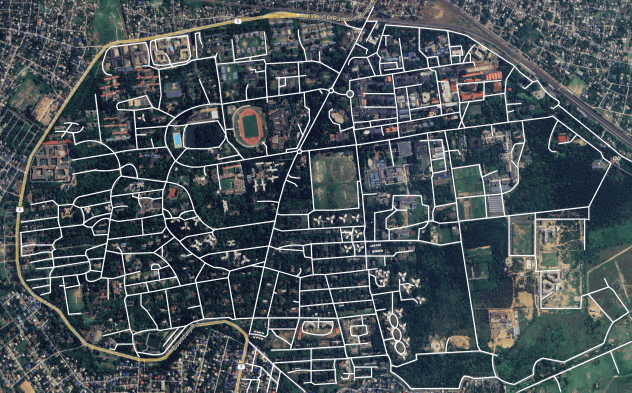
#> input picture WS_Tasks/Task 1/maze.png, 1264 x 785 px (shown at 1/2 size)
$ python task1.py
#> lines starting #> are read from the running program, lines starting #| are printed output that depends on the picture; after the words box and inside, x2 and y2 are one past the last pixel; in counts of white or black regions, pixels touching at a corner belong together
import cv2
import numpy as np
import random
import math

# Load and resize
img = cv2.imread("maze.png")
#> img is the input picture: shape (785, 1264, 3); mean B, G, R 86.8, 81.8, 72.3
img_bnw = cv2.imread("maze_bnw.png")
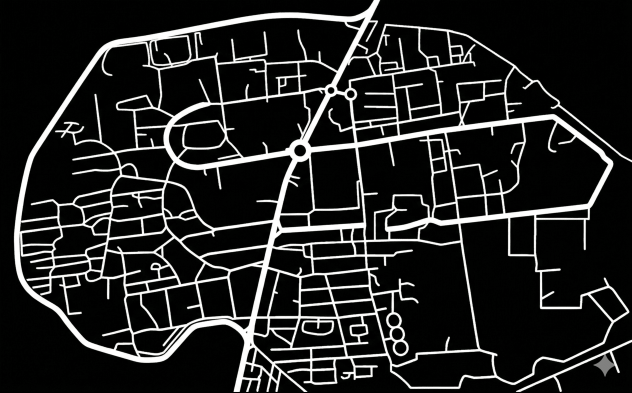
#> input picture WS_Tasks/Task 1/maze_bnw.png, 1264 x 785 px (shown at 1/2 size)
#> img_bnw is the input picture: shape (785, 1264, 3); mean B, G, R 36.1, 36.7, 36.2
if img is None or img_bnw is None:
    print("Error: Could not load maze.png")
    exit()

ht, wt = 785, 1264

img = cv2.resize(img, (wt, ht))
img_bnw = cv2.resize(img_bnw, (wt, ht))
img_copy = img.copy() # Keep a clean copy for drawing the final path

# --- Point Selection Section ---
lst = []
def click_event(event, x, y, flags, params):
    if event == cv2.EVENT_LBUTTONDOWN and len(lst) < 2:
        # Check if the clicked point is actually white (free space)
        if bw[y, x] == 255:
            print(f"Point {len(lst)+1} Captured! X: {x}, Y: {y}")
            lst.append((x, y))
            cv2.circle(img, (x, y), 5, (0, 0, 255), -1)
            cv2.imshow("Select Points", img)
        else:
            print("Warning: You clicked an obstacle! Try again.")

gray = cv2.cvtColor(img_bnw, cv2.COLOR_BGR2GRAY)
_, bw = cv2.threshold(gray, 127, 255, cv2.THRESH_BINARY)
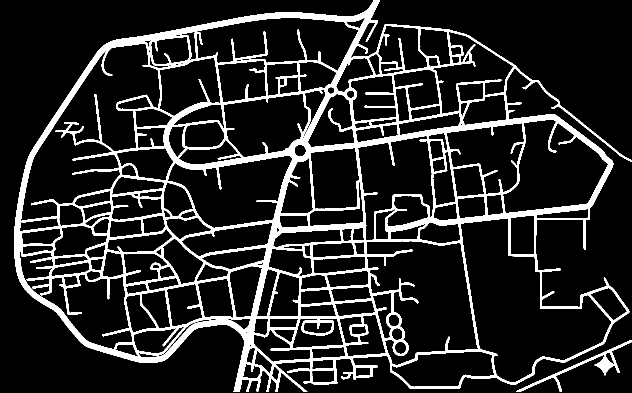
#> bw: shape (785, 1264) (shown at 1/2 size); 14.2% white; 2 white regions, box (x1, y1, x2, y2) and area: (28, 0, 1264, 784) 138574, (1032, 680, 1264, 784) 2153

kernel = np.ones((3,3), np.uint8)
bw = cv2.dilate(bw, kernel, iterations=1)
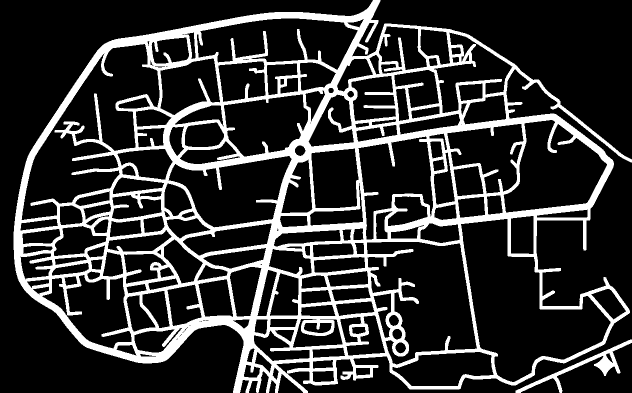
#> bw: shape (785, 1264) (shown at 1/2 size); 19.9% white; 2 white regions, box (x1, y1, x2, y2) and area: (27, 0, 1264, 785) 194624, (1031, 679, 1264, 785) 3229

cv2.imshow("Select Points", img)
cv2.setMouseCallback("Select Points", click_event)

print("1. Click START point (white space) | 2. Click GOAL point (white space)")
while len(lst) < 2:
    cv2.waitKey(1)

cv2.destroyWindow("Select Points")

# --- RRT* Setup ---
start = lst[0]
goal = lst[1]
nodes = [start]
parent = {start: None}
cost = {start: 0}

step = 20
radius = 40
path_found = False

def dist(a, b):
    return math.sqrt((a[0]-b[0])**2 + (a[1]-b[1])**2)

def steer(a, b):
    d = dist(a, b)
    if d < step:
        return b
    x = int(a[0] + step * (b[0]-a[0]) / d)
    y = int(a[1] + step * (b[1]-a[1]) / d)
    return (x, y)

def collision(a, b):
    for i in range(21):
        x = int(a[0] + (b[0]-a[0]) * i / 20)
        y = int(a[1] + (b[1]-a[1]) * i / 20)
        # Boundary conditions
        if x < 0 or x >= wt or y < 0 or y >= ht or bw[y, x] == 0:
            return True
    return False

# --- Main Iterations ---
print("Searching for path...")
for i in range(20000):
    # 10% Goal Bias to help it find the target faster
    if random.random() < 0.10:
        rand = goal
    else:
        rand = (random.randint(0, wt - 1), random.randint(0, ht - 1))

    # Standard RRT finding nearest
    nearest = min(nodes, key=lambda n: dist(n, rand))
    new = steer(nearest, rand)

    if 0 <= new[0] < wt and 0 <= new[1] < ht:
        if bw[new[1], new[0]] == 255 and not collision(nearest, new):

            # RRT* Optimization: Find best parent
            best_parent = nearest
            best_cost = cost[nearest] + dist(nearest, new)

            for n in nodes:
                if dist(n, new) < radius and not collision(n, new):
                    c = cost[n] + dist(n, new)
                    if c < best_cost:
                        best_cost = c
                        best_parent = n

            nodes.append(new)
            parent[new] = best_parent
            cost[new] = best_cost

            # RRT* Rewiring
            for n in nodes:
                if n != new and dist(n, new) < radius and not collision(new, n):
                    if cost[new] + dist(new, n) < cost[n]:
                        parent[n] = new
                        cost[n] = cost[new] + dist(new, n)

            # Check if goal reached
            if dist(new, goal) < step and not collision(new, goal):
                parent[goal] = new
                cost[goal] = cost[new] + dist(new, goal)
                path_found = True
                print(f"Goal reached in {i} iterations!")
                break

# --- Path Visualization ---
if path_found:
    cur = goal
    while cur in parent and parent[cur] is not None:
        p = parent[cur]
        cv2.line(img_copy, p, cur, (0, 0, 255), 2)
        cv2.imshow("RRT* Final Path", img_copy)
        cv2.waitKey(50) # Faster feedback
        cur = p
    print("Path rendering complete.")
else:
    print("No path found within iteration limit.")

cv2.waitKey(0)
cv2.destroyAllWindows()
